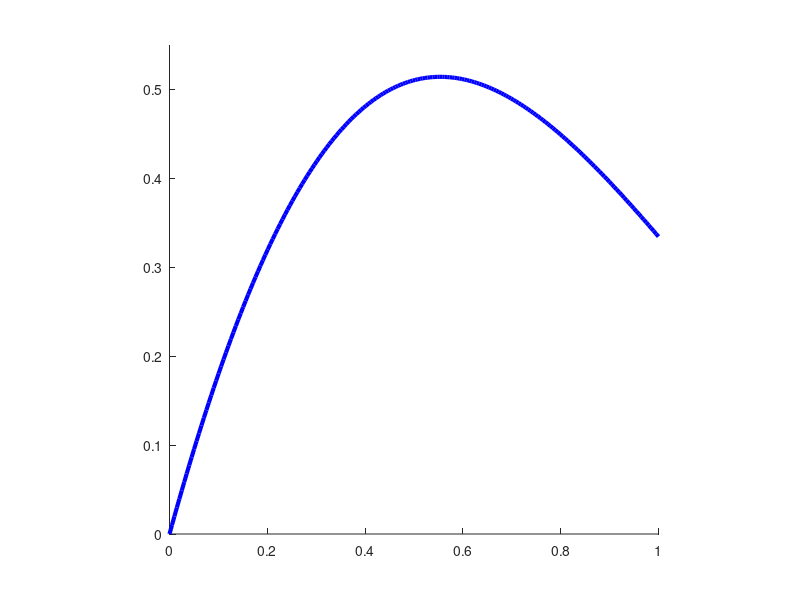

The MATLAB script that drew this image: (Note: this script raises an error after producing the figure.)
function p4

clear all;
close all;
hold on;
axis([0, 1, 0, 0.55], 'square');

y	= @(t) (e .^ -t) .* (sin(2 .* t));
dy	= @(t, y) -y + (2 .* e .^ -t) .* cos(2 .* t);

_x = linspace(0, 1, 200);
_y = y(_x);
plot(_x, y(_x), 'DisplayName', 'Actual', 'b', 'LineWidth', 3);

% Where to start and stop the approximation.
start = 0;
stop = 1;

err = zeros(4, 1);
steps = 20 .* 2 .^ (0:3);

for idx = 1:4

	h = (stop - start)/steps(idx);
	yk = zeros(steps + 1, 1);
	x = start:h:stop;

	yk(1) = 0; % Given initial point.
	for k = 1:steps(idx)
		tk = start + h * k;
		yk(k+1) = yk(k) + h * dy(tk, yk(k));
	end

	plot(x, yk, 'DisplayName', num2str(steps(idx)), 'LineWidth', 3);
	err(idx) = abs(yk(length(yk)) - y(1));
end

xlabel('t');
ylabel('y(t)');
legend('show');

%%%%%%%%%%%%%%%%%%%%%%%%%%%%%%
%% Graph the error.			%%
%%%%%%%%%%%%%%%%%%%%%%%%%%%%%%
hold;
plot(steps, err, 'r', 'LineWidth', 3);
xlabel('Steps');
ylabel('Global Error');

end
